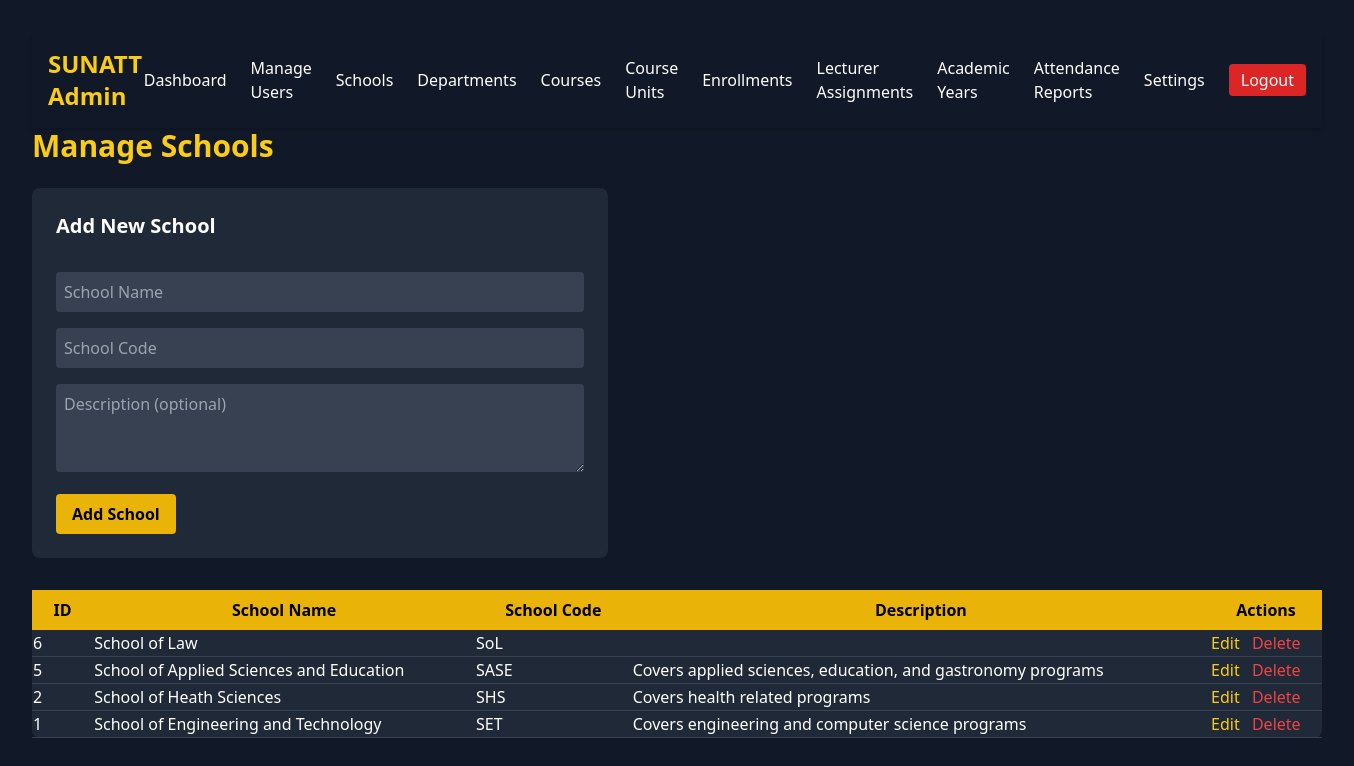
Screenshot of /admin/manage_schools.php (signed in) with the database file from the repository.
### tables this page shows
CREATE TABLE `schools` (
  `school_id` int(11) NOT NULL,
  `school_name` varchar(100) NOT NULL,
  `school_code` varchar(20) NOT NULL,
  `description` text DEFAULT NULL
);

### admin/manage_schools.php (the view, shortened to what this page needs)
<?php
include '../db.php';
include 'admin_navbar.php';
$result = $conn->query("SELECT * FROM schools ORDER BY school_id DESC");
?>
<!DOCTYPE html>
<html lang="en">
<head>
<script src="https://cdn.tailwindcss.com"></script>
</head>
<body class="bg-gray-900 text-white p-8 min-h-screen">
<h1 class="text-3xl font-bold mb-6 text-yellow-400">Manage Schools</h1>
<form method="POST" class="mb-8 max-w-xl space-y-4 bg-gray-800 p-6 rounded-lg">
    <h2 class="text-xl font-semibold mb-4">Add New School</h2>
    <input type="text" name="school_name" placeholder="School Name" required
        class="w-full p-2 rounded bg-gray-700 text-white focus:outline-none focus:ring-2 focus:ring-yellow-400" />
    <input type="text" name="school_code" placeholder="School Code" required
        class="w-full p-2 rounded bg-gray-700 text-white focus:outline-none focus:ring-2 focus:ring-yellow-400" />
    <textarea name="description" placeholder="Description (optional)"
        class="w-full p-2 rounded bg-gray-700 text-white focus:outline-none focus:ring-2 focus:ring-yellow-400" rows="3"></textarea>
    <button name="add" class="bg-yellow-500 hover:bg-yellow-600 text-black font-semibold px-4 py-2 rounded">Add School</button>
</form>
<div class="overflow-x-auto max-w-full">
    <table class="min-w-full bg-gray-800 rounded-lg">
        <thead class="bg-yellow-500 text-black">
            <tr>
                <th class="px-4 py-2">ID</th>
                <th class="px-4 py-2">School Name</th>
                <th class="px-4 py-2">School Code</th>
                <th class="px-4 py-2">Description</th>
                <th class="px-4 py-2">Actions</th>
            </tr>
        </thead>
        <tbody>
        <?php while ($school = $result->fetch_assoc()): ?>
            <tr class="border-b border-gray-700">
            <?php if (isset($_GET['edit']) && $_GET['edit'] == $school['school_id']): ?>
                <form method="POST" class="grid grid-cols-5 gap-2 items-center bg-gray-700 p-2 rounded">
                    <input type="hidden" name="id" value="<?= $school['school_id'] ?>" />
                    <td><?= $school['school_id'] ?></td>
                    <td><input type="text" name="school_name" value="<?= htmlspecialchars($school['school_name']) ?>" required
                        class="p-1 rounded bg-gray-800 text-white w-full" /></td>
                    <td><input type="text" name="school_code" value="<?= htmlspecialchars($school['school_code']) ?>" required
                        class="p-1 rounded bg-gray-800 text-white w-full" /></td>
                    <td><textarea name="description" class="p-1 rounded bg-gray-800 text-white w-full" rows="2"><?= htmlspecialchars($school['description']) ?></textarea></td>
                    <td class="space-x-2">
                        <button name="update" class="bg-yellow-500 hover:bg-yellow-600 text-black px-3 py-1 rounded mr-1">Save</button>
                        <a href="manage_schools.php" class="text-yellow-400 hover:underline">Cancel</a>
                    </td>
                </form>
            <?php else: ?>
                <td><?= $school['school_id'] ?></td>
                <td><?= htmlspecialchars($school['school_name']) ?></td>
                <td><?= htmlspecialchars($school['school_code']) ?></td>
                <td><?= htmlspecialchars($school['description']) ?></td>
                <td class="space-x-2">
                    <a href="?edit=<?= $school['school_id'] ?>" class="text-yellow-400 hover:underline">Edit</a>
                    <a href="?delete=<?= $school['school_id'] ?>" onclick="return confirm('Delete this school?')" class="text-red-500 hover:underline">Delete</a>
                </td>
            <?php endif; ?>
            </tr>
        <?php endwhile; ?>
        </tbody>
    </table>
</div>
</body>
</html>

### rows the page displays
schools: school_id "6", school_name "School of Law", school_code "SoL"
schools: school_id "5", school_name "School of Applied Sciences and Education", school_code "SASE", description "Covers applied sciences, education, and gastronomy programs"
schools: school_id "2", school_name "School of Heath Sciences", school_code "SHS", description "Covers health related programs"
schools: school_id "1", school_name "School of Engineering and Technology", school_code "SET", description "Covers engineering and computer science programs"

### other values shown
$item['label'] "Dashboard"
$item['label'] "Manage Users"
$item['label'] "Schools"
$item['label'] "Departments"
$item['label'] "Courses"
$item['label'] "Course Units"
$item['label'] "Enrollments"
$item['label'] "Lecturer Assignments"
$item['label'] "Academic Years"
$item['label'] "Attendance Reports"
$item['label'] "Settings"
$item['label'] "Logout"
